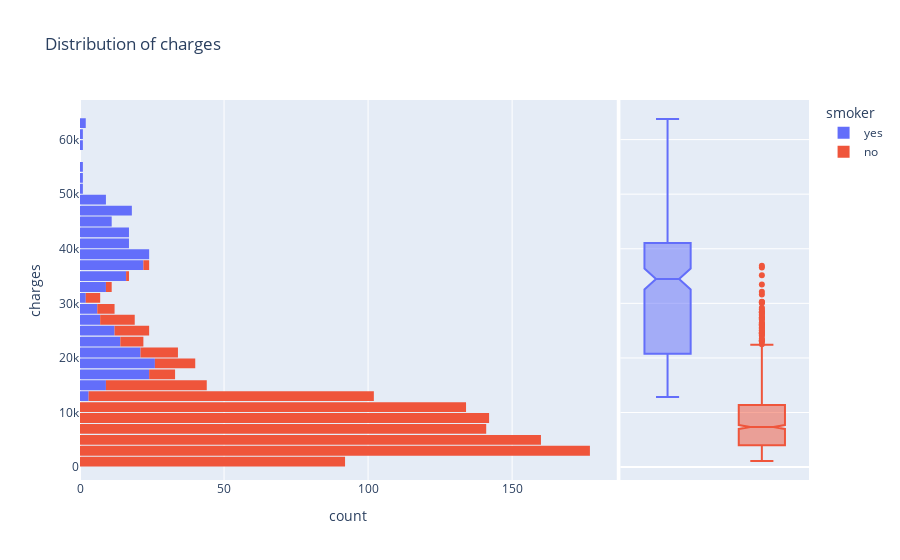

Here is the notebook cell this chart was saved with:
### Code cell
fig = px.histogram(
    df,
    y='charges',
    marginal='box',
    nbins=47,
    color="smoker",
    title="Distribution of charges"
)
fig.update_layout(bargap=0.1)
fig.show()

### Figure 1 — Plotly figure (JSON) as saved in the notebook; plotly's stock layout.template omitted (floating-point values rounded to 4 significant figures; data arrays with more than 128 entries replaced by an {"elided": "..."} marker saying what was removed)
{"data": [{"bingroup": "y", "hovertemplate": "smoker=yes<br>count=%{x}<br>charges=%{y}<extra></extra>", "legendgroup": "yes", "marker": {"color": "#636efa", "pattern": {"shape": ""}}, "name": "yes", "nbinsy": 47, "orientation": "h", "showlegend": true, "type": "histogram", "xaxis": "x", "y": {"elided": "274 float values"}, "yaxis": "y"}, {"hovertemplate": "smoker=yes<br>charges=%{y}<extra></extra>", "legendgroup": "yes", "marker": {"color": "#636efa"}, "name": "yes", "notched": true, "showlegend": false, "type": "box", "xaxis": "x2", "y": {"elided": "274 float values"}, "yaxis": "y2"}, {"bingroup": "y", "hovertemplate": "smoker=no<br>count=%{x}<br>charges=%{y}<extra></extra>", "legendgroup": "no", "marker": {"color": "#EF553B", "pattern": {"shape": ""}}, "name": "no", "nbinsy": 47, "orientation": "h", "showlegend": true, "type": "histogram", "xaxis": "x", "y": {"elided": "1064 float values"}, "yaxis": "y"}, {"hovertemplate": "smoker=no<br>charges=%{y}<extra></extra>", "legendgroup": "no", "marker": {"color": "#EF553B"}, "name": "no", "notched": true, "showlegend": false, "type": "box", "xaxis": "x2", "y": {"elided": "1064 float values"}, "yaxis": "y2"}], "layout": {"bargap": 0.1, "barmode": "relative", "legend": {"title": {"text": "smoker"}, "tracegroupgap": 0}, "title": {"text": "Distribution of charges"}, "xaxis": {"anchor": "y", "domain": [0, 0.7363], "title": {"text": "count"}}, "xaxis2": {"anchor": "y2", "domain": [0.7413, 1], "matches": "x2", "showgrid": false, "showline": false, "showticklabels": false, "ticks": ""}, "yaxis": {"anchor": "x", "domain": [0, 1], "title": {"text": "charges"}}, "yaxis2": {"anchor": "x2", "domain": [0, 1], "matches": "y", "showgrid": true, "showticklabels": false}}}
